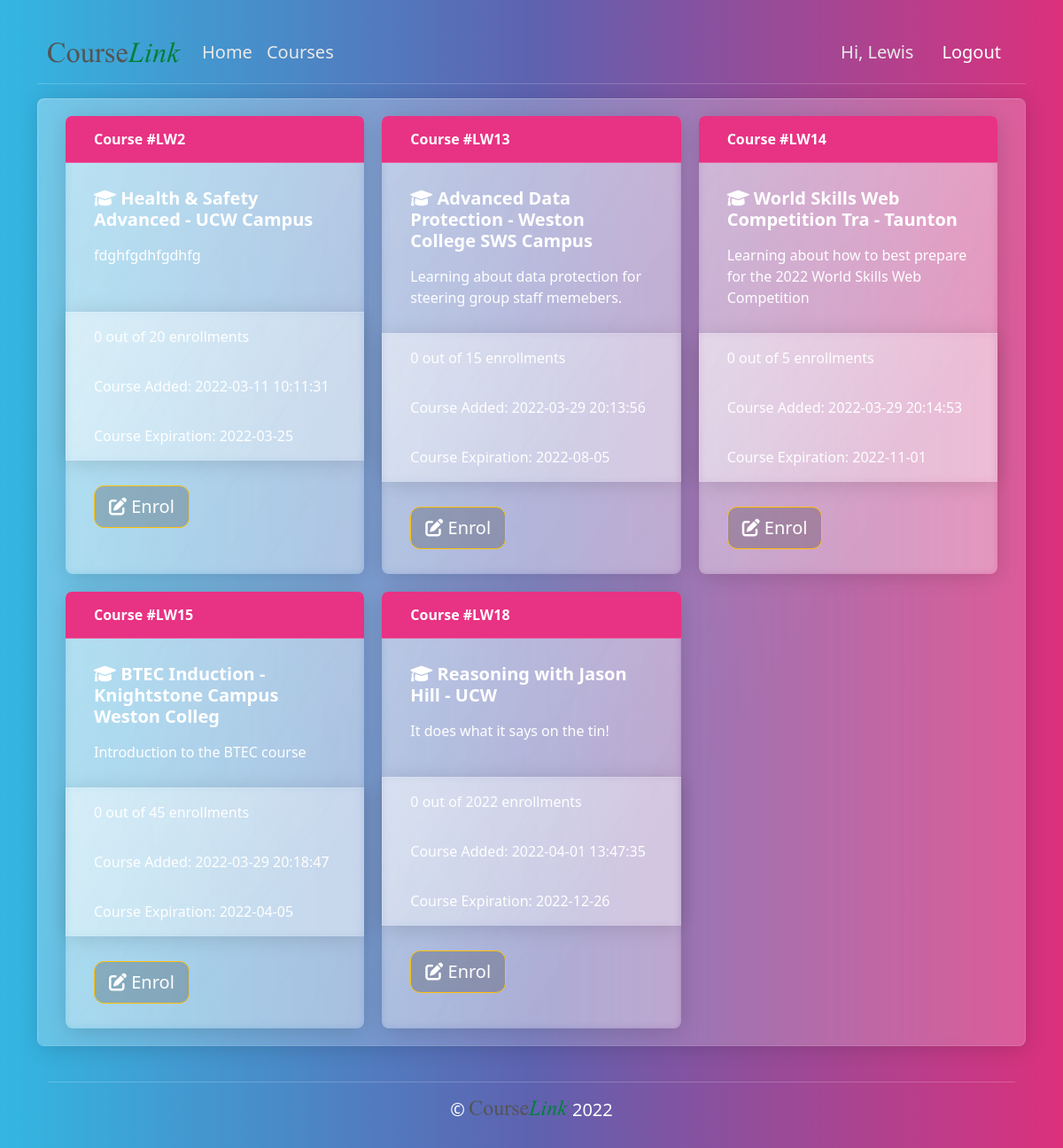
Screenshot of /courseuser.php (signed in) with the database file from the repository.
### tables this page shows
CREATE TABLE `course` (
  `courseID` int(12) NOT NULL,
  `courseName` varchar(32) NOT NULL,
  `courseLocation` varchar(32) NOT NULL,
  `CourseDesc` varchar(255) NOT NULL,
  `CourseExpiry` date NOT NULL,
  `MaxAttend` int(50) NOT NULL,
  `TIMESTAMP` timestamp NOT NULL DEFAULT current_timestamp()
);

### courseuser.php (the view, shortened to what this page needs)
<!DOCTYPE>
<html>
<head>
    <link rel="stylesheet" href="https://cdnjs.cloudflare.com/ajax/libs/font-awesome/6.0.0/css/all.min.css"
 />
    <link rel="stylesheet" href="./bootstrap.min.css">
</head>
<div class="container py-1">
    <body class="bg-light">
        <nav class="navbar navbar-expand-lg navbar-light ">
            <div class="container border-bottom">
                <a class="navbar-brand" href="#"><img class="" src="./img/logo.svg" width="150" height="60"></img></a>
                <div class="collapse navbar-collapse" id="navbarSupportedContent">
                    <ul class="navbar-nav me-auto mb-2 mb-lg-0 ">
                        <li class="nav-item">
                            <a class="nav-link active lead text-light sh" aria-current="page"
                                href="./index.php">Home</a>
                        </li>
                        <li class="nav-item">
                            <a class="nav-link active lead text-light" aria-current="page"
                                href="./courseuser.php">Courses</a>
                        </li>
                    </ul>
                    <div class="d-flex">
                        <div class="nav-item">
                            <p class="nav-link lead text-light mb-0 ">Hi, <?= $_SESSION['firstName']?>
                                <?= $_SESSION['lastName']?></p>
                        </div>
                        <div class="nav-item">
                            <a class="nav-link lead" href="./php/logout.php">Logout</a>
                        </div>
                    </div>
                </div>
            </div>
        </nav>
        <div class="container card text-dark bg-secondary  mb-3">
            <?php
                    $SQL = "SELECT *, (SELECT IF (`courseLink`.`courseID` = `course`.`courseID` AND `courseLink`.`userID` = 1, 'true', 'false') FROM `courseLink` LIMIT 1) AS `isEnrolled` FROM `course`;";
                ?>
            <div class="card-container">
                <?php
                require("./php/_connect.php");
                $query = mysqli_query($connect, $SQL);
                while ($course = mysqli_fetch_assoc($query))
                {
            ?>
                <div class="card shadow">
                    <div class="card-header bg-primary text-white">
                        Course #LW<?= $course['courseID'] ?>
                    </div>
                    <div class="card-body">
                        <h5 class="card-title"><i class="fa-solid fa-graduation-cap"></i> <?= $course['courseName'] ?> -
                            <?= $course['courseLocation'] ?></li>
                        </h5>
                        <p class="card-text"><?= $course['CourseDesc'] ?></p>
                    </div>
                    <ul class="list-group list-group-flush">
                        <?php
                        $courseID = $course['courseID'];
                        $selectfromcourse = mysqli_query($connect, "SELECT * FROM courseLink WHERE courseID = $courseID");
                        $attendees = mysqli_num_rows($selectfromcourse);
                        ?>
                        <li class="list-group-item"><?= $attendees ?> out of <?= $course['MaxAttend'] ?> enrollments
                        <li class="list-group-item">Course Added: <?= $course['TIMESTAMP'] ?></li>
                        <li class="list-group-item">Course Expiration: <?= $course['CourseExpiry'] ?></</li> </ul> <div
                                class="card-body">
                            <div class="btn-group" role="group" aria-label="Basic example"
                                courseID="<?= $course['courseID'] ?>">
                                <button type="button" courseID="<?=$course['courseID']?>"
                                    class="btn btn-warning btn-lg btnEnrol"><i class="fa-solid fa-pen-to-square"></i>
                                    Enrol</button>
                            </div>
                </div>
            </div>
            <?php
                }
            ?>
        </div>
</div>
<footer>
    <div class="container py-1">
        <div class="col-12">
            <div class="container border-top mb-2">
                <div class="">
                    <p class="lead mt-2 text-center">&copy; <img src="./img/logo.svg" class="mb-1" height="17px">
                        <?php echo date ('Y'); ?></p>
                </div>
            </div>
        </div>
</footer>
</body>
</html>

### courseuser.php (style rules this page uses)
.card-container { padding: 20px; display: grid; grid-template-columns: 1fr 1fr 1fr; grid-template-rows: repeat(1, 1fr); gap: 20px; grid-auto-flow: row; grid-template-areas: ". . ."; }

### rows the page displays
course: courseID "2", courseName "Health & Safety Advanced", courseLocation "UCW Campus", CourseDesc "fdghfgdhfgdhfg", attendees "0", MaxAttend "20", TIMESTAMP "2022-03-11 10:11:31", CourseExpiry "2022-03-25"
course: courseID "13", courseName "Advanced Data Protection", courseLocation "Weston College SWS Campus", CourseDesc "Learning about data protection for steering group staff memebers.", attendees "0", MaxAttend "15", TIMESTAMP "2022-03-29 20:13:56", CourseExpiry "2022-08-05"
course: courseID "14", courseName "World Skills Web Competition Tra", courseLocation "Taunton", CourseDesc "Learning about how to best prepare for the 2022 World Skills Web Competition", attendees "0", MaxAttend "5", TIMESTAMP "2022-03-29 20:14:53", CourseExpiry "2022-11-01"
course: courseID "15", courseName "BTEC Induction", courseLocation "Knightstone Campus Weston Colleg", CourseDesc "Introduction to the BTEC course", attendees "0", MaxAttend "45", TIMESTAMP "2022-03-29 20:18:47", CourseExpiry "2022-04-05"
course: courseID "18", courseName "Reasoning with Jason Hill", courseLocation "UCW", CourseDesc "It does what it says on the tin!", attendees "0", MaxAttend "2022", TIMESTAMP "2022-04-01 13:47:35", CourseExpiry "2022-12-26"

### other values shown
$_SESSION['firstName'] "Lewis"
date ('Y') "2022"
